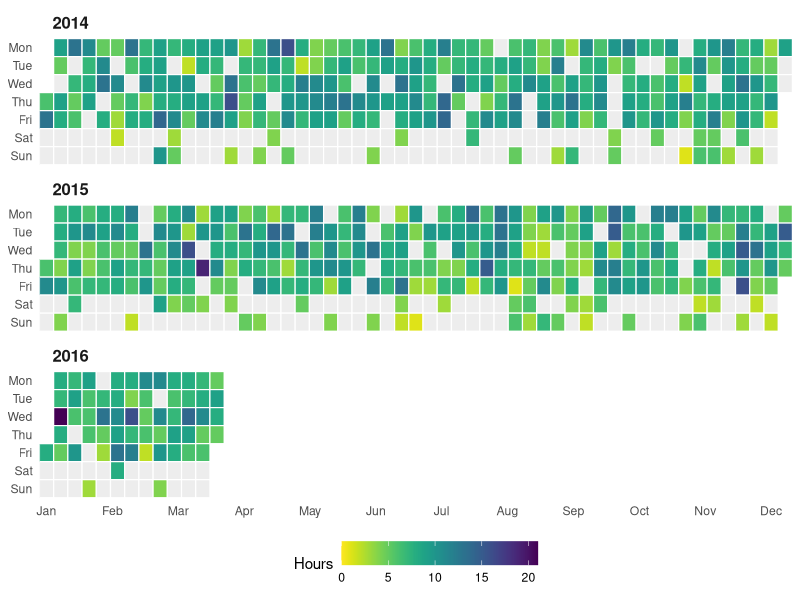
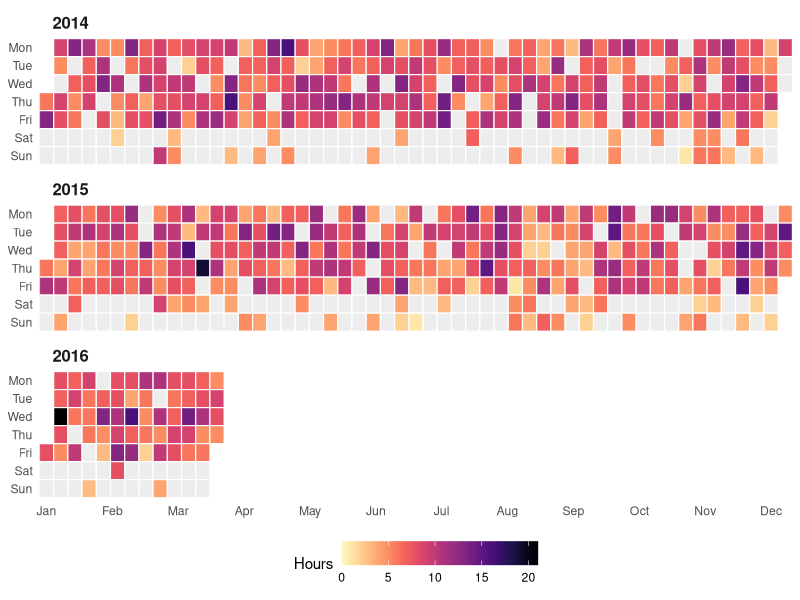
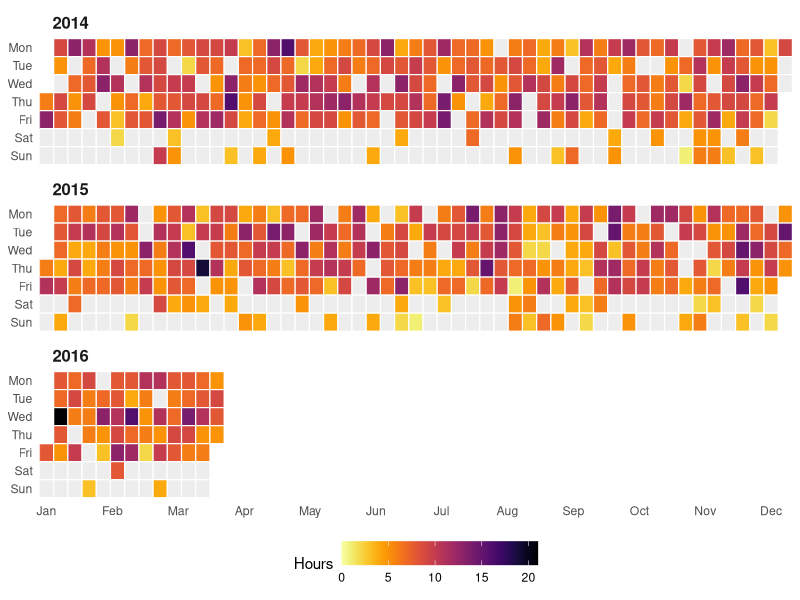
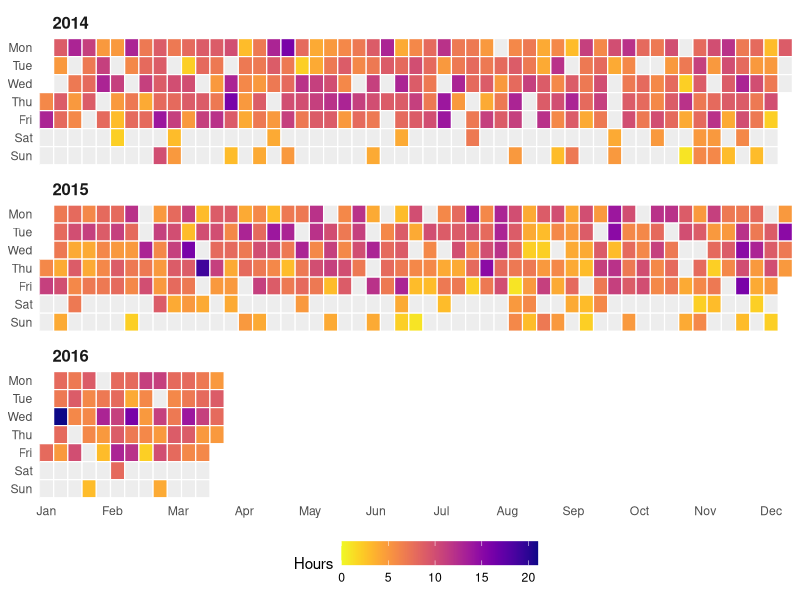

The R script that drew these images, in order:
## ---- chunk 1
library(knitr)
opts_chunk$set(
    fig.retina = 2,
    fig.align = 'center', 
    comment = "#", 
    warning = F, 
    message = F, 
    cache = T,
    fig.width=9,
    fig.height=6
)
## ---- chunk 2
library(dplyr)
d <- data_frame(
    date = as.Date(1:813, origin = "2014-01-01"),
    year = format(date, "%Y"),
    week = as.integer(format(date, "%W")) + 1,  # Week starts at 1
    day = factor(weekdays(date, T), 
                 levels = rev(c("Mon", "Tue", "Wed", "Thu",
                                "Fri", "Sat", "Sun"))),
    hours = 0)
## ---- chunk 3
set.seed(1)
# Simulate weekends
weekends <- filter(d, grepl("S(at|un)", day))
# Hours worked are (might be) poisson distributed
weekends$hours <- rpois(nrow(weekends), lambda = 4)
# Simulate missing days with probability .7
weekends$na <- rbinom(nrow(weekends), 1, 0.7)
weekends$hours <- ifelse(weekends$na, NA, weekends$hours)

# Simulate weekdays
weekdays <- filter(d, !grepl("S(at|un)", day))
weekdays$hours <- rpois(nrow(weekdays), lambda = 8)  # Greater lambda
weekdays$na <- rbinom(nrow(weekdays), 1, 0.1)  # Smaller p(missing)
weekdays$hours <- ifelse(weekdays$na, NA, weekdays$hours)

# Concatenate weekends and weekdays and arrange by date
d <- bind_rows(weekends, weekdays) %>% 
    arrange(date) %>%  # Arrange by date
    select(-na)  # Remove na column
d
## ---- chunk 4
library(ggplot2)
library(viridis)  # Color palette
library(ggthemes)
gh_waffle <- function(data, pal = "D", dir = -1){
    
    p <- ggplot(data, aes(x = week, y = day, fill = hours)) +
        scale_fill_viridis(name="Hours", 
                           option = pal,  # Variable color palette
                           direction = dir,  # Variable color direction
                           na.value = "grey93",
                           limits = c(0, max(data$hours))) +
        geom_tile(color = "white", size = 0.4) +
        facet_wrap("year", ncol = 1) +
        scale_x_continuous(
            expand = c(0, 0),
            breaks = seq(1, 52, length = 12),
            labels = c("Jan", "Feb", "Mar", "Apr", "May", "Jun",
                       "Jul", "Aug", "Sep", "Oct", "Nov", "Dec")) +
        theme_tufte(base_family = "Helvetica") +
        theme(axis.title = element_blank(),
              axis.ticks = element_blank(),
              legend.position = "bottom",
              legend.key.width = unit(1, "cm"),
              strip.text = element_text(hjust = 0.01, face = "bold", size = 12))
    
    print(p)
}
## ---- chunk 5
gh_waffle(d)
## ---- chunk 6
for (pal in c("A", "B", "C")) {
    gh_waffle(d, pal)
}
